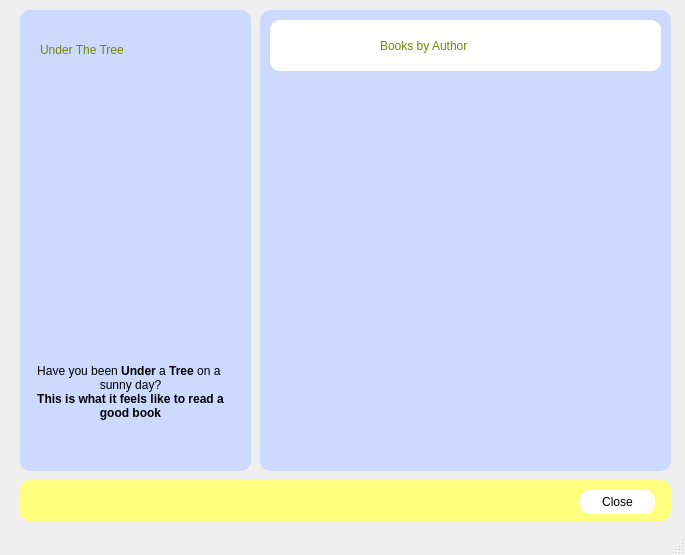
<?xml version="1.0" encoding="UTF-8"?>
<ui version="4.0">
 <class>MainWindow</class>
 <widget class="QMainWindow" name="MainWindow">
  <property name="geometry">
   <rect>
    <x>0</x>
    <y>0</y>
    <width>685</width>
    <height>555</height>
   </rect>
  </property>
  <property name="windowTitle">
   <string>MainWindow</string>
  </property>
  <widget class="QWidget" name="centralwidget">
   <widget class="QFrame" name="frame_principal">
    <property name="geometry">
     <rect>
      <x>20</x>
      <y>10</y>
      <width>231</width>
      <height>461</height>
     </rect>
    </property>
    <property name="minimumSize">
     <size>
      <width>100</width>
      <height>0</height>
     </size>
    </property>
    <property name="maximumSize">
     <size>
      <width>500</width>
      <height>16777215</height>
     </size>
    </property>
    <property name="styleSheet">
     <string notr="true">background-color: rgb(205, 217, 255);
border-radius:10px;
</string>
    </property>
    <property name="frameShape">
     <enum>QFrame::StyledPanel</enum>
    </property>
    <property name="frameShadow">
     <enum>QFrame::Raised</enum>
    </property>
    <widget class="QLabel" name="title">
     <property name="geometry">
      <rect>
       <x>20</x>
       <y>30</y>
       <width>181</width>
       <height>20</height>
      </rect>
     </property>
     <property name="styleSheet">
      <string notr="true">font: 900 18pt &quot;Segoe UI&quot;;
color: rgb(117, 135, 0);
</string>
     </property>
     <property name="text">
      <string>Under The Tree</string>
     </property>
    </widget>
    <widget class="QTextEdit" name="textEdit">
     <property name="geometry">
      <rect>
       <x>10</x>
       <y>350</y>
       <width>201</width>
       <height>91</height>
      </rect>
     </property>
     <property name="styleSheet">
      <string notr="true">font: 12pt &quot;Segoe UI&quot;;</string>
     </property>
     <property name="frameShadow">
      <enum>QFrame::Sunken</enum>
     </property>
     <property name="readOnly">
      <bool>true</bool>
     </property>
     <property name="html">
      <string>&lt;!DOCTYPE HTML PUBLIC &quot;-//W3C//DTD HTML 4.0//EN&quot; &quot;http://www.w3.org/TR/REC-html40/strict.dtd&quot;&gt;
&lt;html&gt;&lt;head&gt;&lt;meta name=&quot;qrichtext&quot; content=&quot;1&quot; /&gt;&lt;meta charset=&quot;utf-8&quot; /&gt;&lt;style type=&quot;text/css&quot;&gt;
p, li { white-space: pre-wrap; }
hr { height: 1px; border-width: 0; }
li.unchecked::marker { content: &quot;\2610&quot;; }
li.checked::marker { content: &quot;\2612&quot;; }
&lt;/style&gt;&lt;/head&gt;&lt;body style=&quot; font-family:'Segoe UI'; font-size:12pt; font-weight:400; font-style:normal;&quot;&gt;
&lt;p align=&quot;center&quot; style=&quot; margin-top:0px; margin-bottom:0px; margin-left:0px; margin-right:0px; -qt-block-indent:0; text-indent:0px;&quot;&gt;&lt;span style=&quot; font-size:9pt;&quot;&gt;Have you been &lt;/span&gt;&lt;span style=&quot; font-size:9pt; font-weight:700;&quot;&gt;Under &lt;/span&gt;&lt;span style=&quot; font-size:9pt;&quot;&gt;a&lt;/span&gt;&lt;span style=&quot; font-size:9pt; font-weight:700;&quot;&gt; Tree&lt;/span&gt;&lt;span style=&quot; font-size:9pt;&quot;&gt; on a &lt;/span&gt;&lt;/p&gt;
&lt;p align=&quot;center&quot; style=&quot; margin-top:0px; margin-bottom:0px; margin-left:0px; margin-right:0px; -qt-block-indent:0; text-indent:0px;&quot;&gt;&lt;span style=&quot; font-size:9pt;&quot;&gt;sunny day?&lt;/span&gt;&lt;/p&gt;
&lt;p align=&quot;center&quot; style=&quot; margin-top:0px; margin-bottom:0px; margin-left:0px; margin-right:0px; -qt-block-indent:0; text-indent:0px;&quot;&gt;&lt;span style=&quot; font-size:9pt; font-weight:700;&quot;&gt;This is what it feels like to read a good book&lt;/span&gt;&lt;/p&gt;&lt;/body&gt;&lt;/html&gt;</string>
     </property>
     <property name="overwriteMode">
      <bool>true</bool>
     </property>
     <property name="acceptRichText">
      <bool>true</bool>
     </property>
     <property name="cursorWidth">
      <number>2</number>
     </property>
    </widget>
    <widget class="QLabel" name="label_4">
     <property name="geometry">
      <rect>
       <x>-30</x>
       <y>60</y>
       <width>421</width>
       <height>271</height>
      </rect>
     </property>
     <property name="styleSheet">
      <string notr="true">border-radius:10px;</string>
     </property>
     <property name="text">
      <string/>
     </property>
     <property name="pixmap">
      <pixmap>../img/tree3.png</pixmap>
     </property>
    </widget>
    <zorder>label_4</zorder>
    <zorder>title</zorder>
    <zorder>textEdit</zorder>
   </widget>
   <widget class="QStackedWidget" name="stackedWidget">
    <property name="geometry">
     <rect>
      <x>260</x>
      <y>10</y>
      <width>411</width>
      <height>461</height>
     </rect>
    </property>
    <property name="styleSheet">
     <string notr="true">background-color: rgb(255, 255, 255);
border-radius:10px;</string>
    </property>
    <property name="currentIndex">
     <number>3</number>
    </property>
    <widget class="QWidget" name="by_genre">
     <property name="styleSheet">
      <string notr="true">background-color: rgb(205, 217, 255);</string>
     </property>
     <widget class="QFrame" name="frame_2">
      <property name="geometry">
       <rect>
        <x>10</x>
        <y>10</y>
        <width>391</width>
        <height>51</height>
       </rect>
      </property>
      <property name="styleSheet">
       <string notr="true">background-color: rgb(255, 255, 255);</string>
      </property>
      <property name="frameShape">
       <enum>QFrame::StyledPanel</enum>
      </property>
      <property name="frameShadow">
       <enum>QFrame::Raised</enum>
      </property>
      <widget class="QLabel" name="title_3">
       <property name="geometry">
        <rect>
         <x>110</x>
         <y>10</y>
         <width>211</width>
         <height>31</height>
        </rect>
       </property>
       <property name="styleSheet">
        <string notr="true">font: 900 16pt &quot;Segoe UI&quot;;
color: rgb(117, 135, 0);
</string>
       </property>
       <property name="text">
        <string>Books by Genre</string>
       </property>
      </widget>
     </widget>
    </widget>
    <widget class="QWidget" name="by_name">
     <property name="styleSheet">
      <string notr="true">background-color: rgb(205, 217, 255);</string>
     </property>
     <widget class="QFrame" name="frame_3">
      <property name="geometry">
       <rect>
        <x>10</x>
        <y>10</y>
        <width>391</width>
        <height>51</height>
       </rect>
      </property>
      <property name="styleSheet">
       <string notr="true">background-color: rgb(255, 255, 255);</string>
      </property>
      <property name="frameShape">
       <enum>QFrame::StyledPanel</enum>
      </property>
      <property name="frameShadow">
       <enum>QFrame::Raised</enum>
      </property>
      <widget class="QLabel" name="title_4">
       <property name="geometry">
        <rect>
         <x>110</x>
         <y>10</y>
         <width>211</width>
         <height>31</height>
        </rect>
       </property>
       <property name="styleSheet">
        <string notr="true">font: 900 16pt &quot;Segoe UI&quot;;
color: rgb(117, 135, 0);
</string>
       </property>
       <property name="text">
        <string>Books by Name</string>
       </property>
      </widget>
     </widget>
    </widget>
    <widget class="QWidget" name="a_principal">
     <widget class="QFrame" name="frame_byname">
      <property name="geometry">
       <rect>
        <x>20</x>
        <y>80</y>
        <width>181</width>
        <height>111</height>
       </rect>
      </property>
      <property name="styleSheet">
       <string notr="true">background-color: rgb(156, 220, 137);
border-radius:8px;</string>
      </property>
      <property name="frameShape">
       <enum>QFrame::StyledPanel</enum>
      </property>
      <property name="frameShadow">
       <enum>QFrame::Raised</enum>
      </property>
      <widget class="QLabel" name="label">
       <property name="geometry">
        <rect>
         <x>20</x>
         <y>10</y>
         <width>211</width>
         <height>16</height>
        </rect>
       </property>
       <property name="text">
        <string>Enter the name of the Book:</string>
       </property>
      </widget>
      <widget class="QLineEdit" name="lineEdit">
       <property name="geometry">
        <rect>
         <x>30</x>
         <y>40</y>
         <width>113</width>
         <height>22</height>
        </rect>
       </property>
       <property name="styleSheet">
        <string notr="true">background-color: rgb(255, 255, 255);
border-radius:7px;</string>
       </property>
      </widget>
      <widget class="QPushButton" name="pushButton_2">
       <property name="geometry">
        <rect>
         <x>50</x>
         <y>70</y>
         <width>75</width>
         <height>24</height>
        </rect>
       </property>
       <property name="styleSheet">
        <string notr="true">background-color: rgb(255, 255, 127);
border-radius:9px;</string>
       </property>
       <property name="text">
        <string>Search</string>
       </property>
      </widget>
     </widget>
     <widget class="QFrame" name="frame_bygenre">
      <property name="geometry">
       <rect>
        <x>210</x>
        <y>80</y>
        <width>181</width>
        <height>111</height>
       </rect>
      </property>
      <property name="styleSheet">
       <string notr="true">background-color: rgb(156, 220, 137);
border-radius:8px;</string>
      </property>
      <property name="frameShape">
       <enum>QFrame::StyledPanel</enum>
      </property>
      <property name="frameShadow">
       <enum>QFrame::Raised</enum>
      </property>
      <widget class="QLabel" name="label_2">
       <property name="geometry">
        <rect>
         <x>30</x>
         <y>10</y>
         <width>121</width>
         <height>16</height>
        </rect>
       </property>
       <property name="text">
        <string>Show books by genre:</string>
       </property>
      </widget>
      <widget class="QLineEdit" name="lineEdit_2">
       <property name="geometry">
        <rect>
         <x>30</x>
         <y>40</y>
         <width>113</width>
         <height>22</height>
        </rect>
       </property>
       <property name="styleSheet">
        <string notr="true">background-color: rgb(255, 255, 255);
border-radius:7px;</string>
       </property>
      </widget>
      <widget class="QPushButton" name="pushButton_3">
       <property name="geometry">
        <rect>
         <x>50</x>
         <y>70</y>
         <width>75</width>
         <height>24</height>
        </rect>
       </property>
       <property name="styleSheet">
        <string notr="true">background-color: rgb(255, 255, 127);
border-radius:9px;</string>
       </property>
       <property name="text">
        <string>Search</string>
       </property>
      </widget>
     </widget>
     <widget class="QFrame" name="frame_byauthor">
      <property name="geometry">
       <rect>
        <x>20</x>
        <y>200</y>
        <width>181</width>
        <height>111</height>
       </rect>
      </property>
      <property name="styleSheet">
       <string notr="true">background-color: rgb(156, 220, 137);
border-radius:8px;</string>
      </property>
      <property name="frameShape">
       <enum>QFrame::StyledPanel</enum>
      </property>
      <property name="frameShadow">
       <enum>QFrame::Raised</enum>
      </property>
      <widget class="QLabel" name="label_3">
       <property name="geometry">
        <rect>
         <x>30</x>
         <y>10</y>
         <width>141</width>
         <height>16</height>
        </rect>
       </property>
       <property name="text">
        <string>Show books by Author:</string>
       </property>
      </widget>
      <widget class="QLineEdit" name="lineEdit_3">
       <property name="geometry">
        <rect>
         <x>30</x>
         <y>40</y>
         <width>113</width>
         <height>22</height>
        </rect>
       </property>
       <property name="styleSheet">
        <string notr="true">background-color: rgb(255, 255, 255);
border-radius:7px;</string>
       </property>
      </widget>
      <widget class="QPushButton" name="pushButton_4">
       <property name="geometry">
        <rect>
         <x>50</x>
         <y>70</y>
         <width>75</width>
         <height>24</height>
        </rect>
       </property>
       <property name="styleSheet">
        <string notr="true">background-color: rgb(255, 255, 127);
border-radius:9px;</string>
       </property>
       <property name="text">
        <string>Search</string>
       </property>
      </widget>
     </widget>
    </widget>
    <widget class="QWidget" name="by_author">
     <property name="styleSheet">
      <string notr="true">background-color: rgb(205, 217, 255);</string>
     </property>
     <widget class="QFrame" name="frame">
      <property name="geometry">
       <rect>
        <x>10</x>
        <y>10</y>
        <width>391</width>
        <height>51</height>
       </rect>
      </property>
      <property name="styleSheet">
       <string notr="true">background-color: rgb(205, 217, 255);
background-color: rgb(255, 255, 255);</string>
      </property>
      <property name="frameShape">
       <enum>QFrame::StyledPanel</enum>
      </property>
      <property name="frameShadow">
       <enum>QFrame::Raised</enum>
      </property>
      <widget class="QLabel" name="title_2">
       <property name="geometry">
        <rect>
         <x>110</x>
         <y>10</y>
         <width>211</width>
         <height>31</height>
        </rect>
       </property>
       <property name="styleSheet">
        <string notr="true">font: 900 16pt &quot;Segoe UI&quot;;
color: rgb(117, 135, 0);
</string>
       </property>
       <property name="text">
        <string>Books by Author</string>
       </property>
      </widget>
     </widget>
     <widget class="QListView" name="listView">
      <property name="geometry">
       <rect>
        <x>20</x>
        <y>70</y>
        <width>371</width>
        <height>361</height>
       </rect>
      </property>
     </widget>
    </widget>
   </widget>
   <widget class="QFrame" name="frame_close">
    <property name="geometry">
     <rect>
      <x>20</x>
      <y>480</y>
      <width>651</width>
      <height>41</height>
     </rect>
    </property>
    <property name="styleSheet">
     <string notr="true">background-color: rgb(255, 255, 127);
border-radius:10px;</string>
    </property>
    <property name="frameShape">
     <enum>QFrame::StyledPanel</enum>
    </property>
    <property name="frameShadow">
     <enum>QFrame::Raised</enum>
    </property>
    <widget class="QPushButton" name="pushButton">
     <property name="geometry">
      <rect>
       <x>560</x>
       <y>10</y>
       <width>75</width>
       <height>24</height>
      </rect>
     </property>
     <property name="cursor">
      <cursorShape>ClosedHandCursor</cursorShape>
     </property>
     <property name="styleSheet">
      <string notr="true">background-color: rgb(255, 255, 255);
border-radius:10px;</string>
     </property>
     <property name="text">
      <string>Close</string>
     </property>
    </widget>
   </widget>
  </widget>
  <widget class="QStatusBar" name="statusbar"/>
 </widget>
 <resources/>
 <connections/>
</ui>
